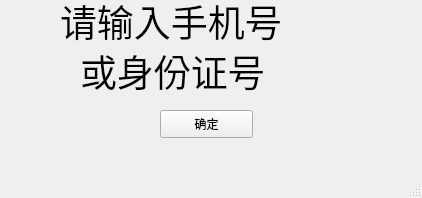
<?xml version="1.0" encoding="UTF-8"?>
<ui version="4.0">
 <class>missPhone</class>
 <widget class="QMainWindow" name="missPhone">
  <property name="geometry">
   <rect>
    <x>0</x>
    <y>0</y>
    <width>422</width>
    <height>198</height>
   </rect>
  </property>
  <property name="windowTitle">
   <string>MainWindow</string>
  </property>
  <widget class="QWidget" name="centralwidget">
   <widget class="QLabel" name="label">
    <property name="geometry">
     <rect>
      <x>60</x>
      <y>-20</y>
      <width>321</width>
      <height>81</height>
     </rect>
    </property>
    <property name="font">
     <font>
      <family>Academy Engraved LET</family>
      <pointsize>28</pointsize>
     </font>
    </property>
    <property name="text">
     <string>请输入手机号</string>
    </property>
   </widget>
   <widget class="QPushButton" name="yesButton">
    <property name="geometry">
     <rect>
      <x>160</x>
      <y>110</y>
      <width>93</width>
      <height>28</height>
     </rect>
    </property>
    <property name="text">
     <string>确定</string>
    </property>
   </widget>
   <widget class="QLabel" name="label_2">
    <property name="geometry">
     <rect>
      <x>80</x>
      <y>30</y>
      <width>321</width>
      <height>81</height>
     </rect>
    </property>
    <property name="font">
     <font>
      <family>Academy Engraved LET</family>
      <pointsize>28</pointsize>
     </font>
    </property>
    <property name="text">
     <string>或身份证号</string>
    </property>
   </widget>
  </widget>
  <widget class="QMenuBar" name="menubar">
   <property name="geometry">
    <rect>
     <x>0</x>
     <y>0</y>
     <width>422</width>
     <height>25</height>
    </rect>
   </property>
  </widget>
  <widget class="QStatusBar" name="statusbar"/>
 </widget>
 <resources/>
 <connections/>
</ui>
